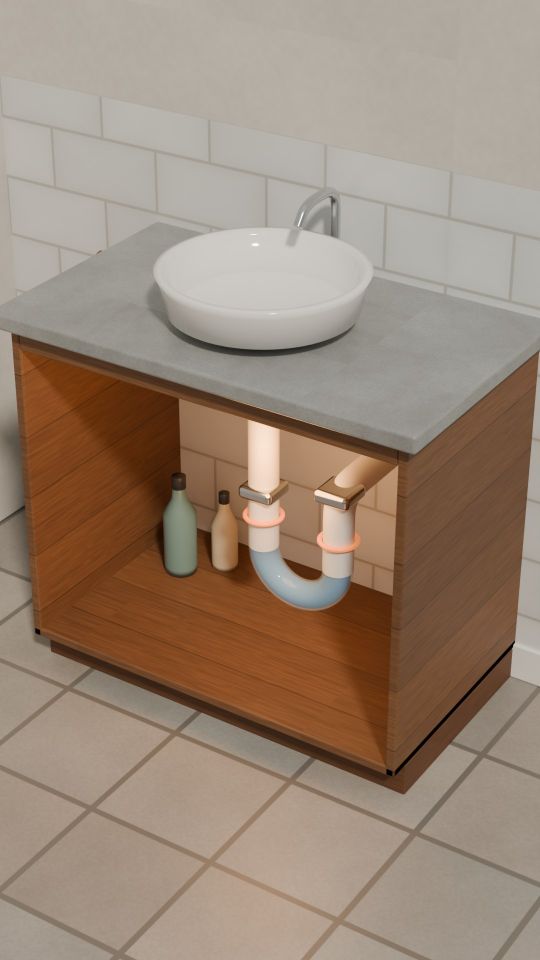
#> input picture pilot/p0/out/blender/S1_establish_s64.jpg, 1080 x 1920 px, given in place of S1_establish_s64.png, which was not available (shown at 1/2 size)
$ python make_plates.py
#> lines starting #> are read from the running program, lines starting #| are printed output that depends on the picture
#!/usr/bin/env python3
"""Membuat plat berlapis untuk benchmark dari render P0 (beauty + kedalaman). Deterministik, tanpa AI.
Plat = latar penuh + irisan kedalaman (alpha berbulu) + versi blur (LOD) untuk rack focus.
Pakai: python3 scripts/make_plates.py   (butuh pilot/p0/out/blender/*.png)"""
import os, numpy as np
from PIL import Image, ImageFilter
HERE = os.path.dirname(os.path.abspath(__file__)); P0 = os.path.join(HERE, '../../p0/out/blender'); OUT = os.path.join(HERE, '../public/plates')
os.makedirs(OUT, exist_ok=True)

def depth(name):
    return np.asarray(Image.open(f'{P0}/depth_{name}.png')).astype(np.float64) / 65535.0 * 8.0 + 1.0

def blur_rgba(im, r):
    a = np.asarray(im).astype(np.float64); rgb = a[..., :3] * (a[..., 3:] / 255.0)
    pm = Image.fromarray(np.dstack([rgb, a[..., 3]]).astype(np.uint8), 'RGBA').filter(ImageFilter.GaussianBlur(r))
    b = np.asarray(pm).astype(np.float64); al = np.maximum(b[..., 3:], 1e-3) / 255.0
    return Image.fromarray(np.dstack([np.clip(b[..., :3] / al, 0, 255), b[..., 3]]).astype(np.uint8), 'RGBA')

def build(tag, beauty_file, depth_name, cuts, blur_lod):
#> called with tag = 's1', beauty_file = 'S1_establish_s64.png', depth_name = 'S1_establish', blur_lod = 0
    img = Image.open(f'{P0}/{beauty_file}').convert('RGB'); z = depth(depth_name)
#> in build, img is the input picture: PIL image 1080x1920 RGB; mean R, G, B 154, 134.9, 118.5
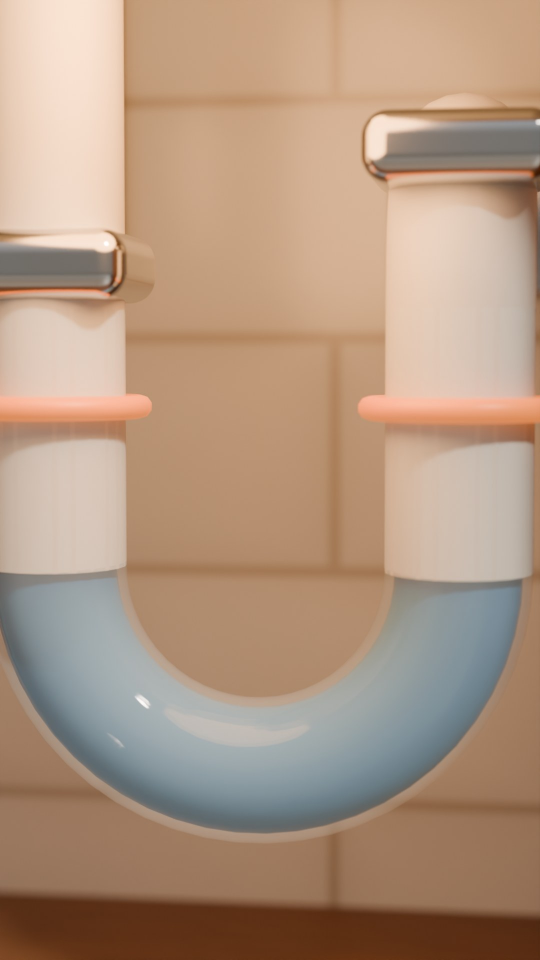
#> input picture pilot/p0/out/blender/S3_macro_s64.jpg, 1080 x 1920 px, given in place of depth_S1_establish.png, which was not available (shown at 1/2 size)
    qs = np.quantile(z, cuts)
#> qs = [1, 1.02, 1.02, 1.03]
    img.save(f'{OUT}/{tag}_bg.jpg', quality=93)
    if blur_lod: img.filter(ImageFilter.GaussianBlur(blur_lod)).save(f'{OUT}/{tag}_bg_blur.jpg', quality=93)
    names = []
    for i in range(len(qs) - 1):
        lo, hi = qs[i], qs[i + 1]
        m = ((z >= lo) & (z < hi if i < len(qs) - 2 else z <= hi)).astype(np.float32)
        m = np.asarray(Image.fromarray((m * 255).astype(np.uint8)).filter(ImageFilter.GaussianBlur(2.2)), np.float32)
        rgba = Image.fromarray(np.dstack([np.asarray(img), m]).astype(np.uint8), 'RGBA')
        rgba.save(f'{OUT}/{tag}_L{i}.png'); names.append(f'{tag}_L{i}')
        if blur_lod: blur_rgba(rgba, blur_lod).save(f'{OUT}/{tag}_L{i}_blur.png')
#> this loop made 3 passes
#> (lo, hi) on passes 1 to 3: (1, 1.02), (1.02, 1.02), (1.02, 1.03)
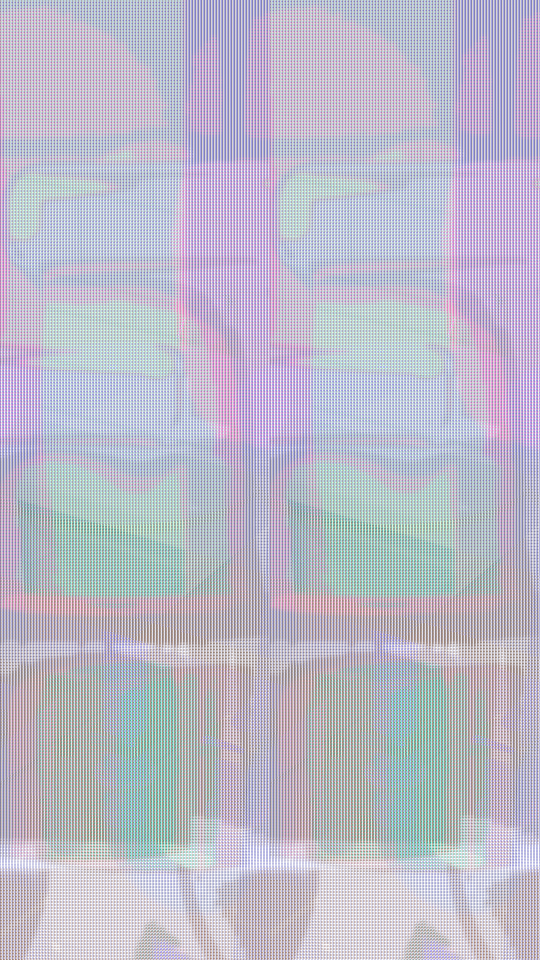
#> rgba: PIL image 1080x1920 RGBA (shown at 1/2 size); mean R, G, B, A 125.1, 139, 125.1, 139; transparent parts drawn white
#> after the loop, names = ['s1_L0', 's1_L1', 's1_L2']
    print(tag, 'zbands(m):', [round(float(q), 2) for q in qs])
#| s1 zbands(m): [1.0, 1.02, 1.02, 1.03]

build('s1', 'S1_establish_s64.png', 'S1_establish', [0, 0.30, 0.65, 1.0], 0)
build('s2', 'S2_medium_s64.png', 'S2_medium', [0, 0.30, 0.65, 1.0], 14)
#> call 2 of build, with tag = 's2', beauty_file = 'S2_medium_s64.png', depth_name = 'S2_medium', blur_lod = 14
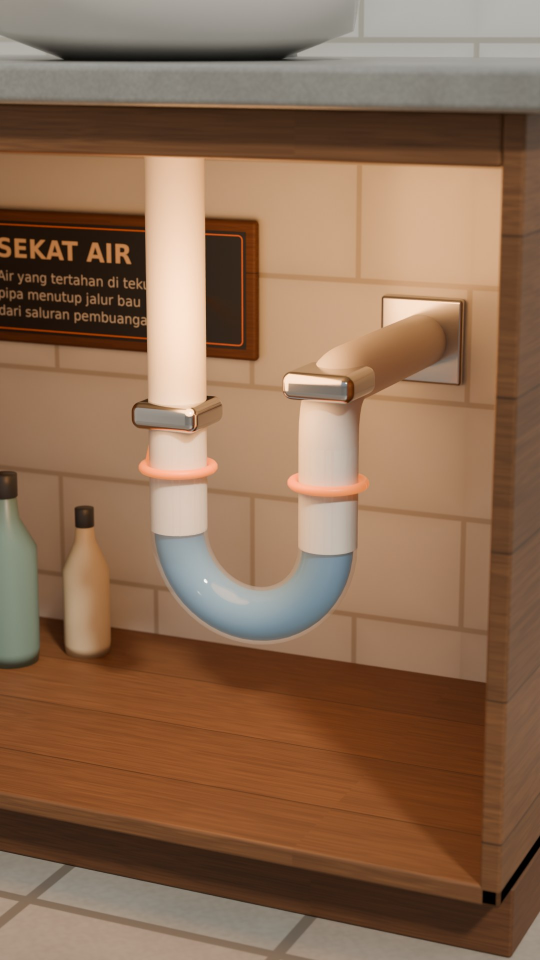
#> input picture pilot/p0/out/blender/S2_medium_s64.jpg, 1080 x 1920 px, given in place of S2_medium_s64.png, which was not available (shown at 1/2 size)
#> in build, img is the input picture: PIL image 1080x1920 RGB; mean R, G, B 138.8, 107.2, 82.8
#> the loop in build (call 2), `for i in range(len(qs) - 1):` made 3 passes
#> pass 1, in build (call 2), `rgba = Image.fromarray(np.dstack([np.asarray(img), m]).astype(np.uint8..`:
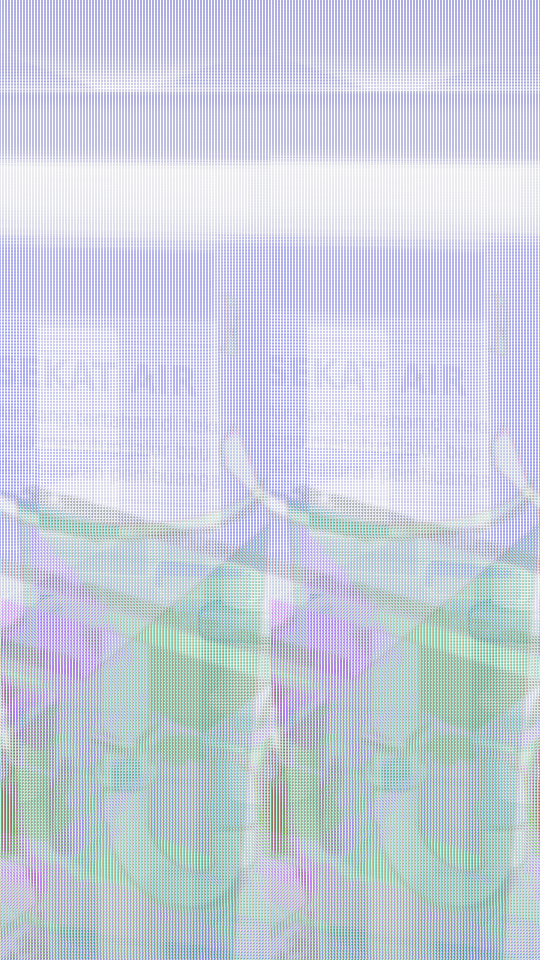
#> rgba: PIL image 1080x1920 RGBA (shown at 1/2 size); mean R, G, B, A 109.5, 91.4, 109.5, 91.4; transparent parts drawn white
#> after the loop in build (call 2), `for i in range(len(qs) - 1):`:
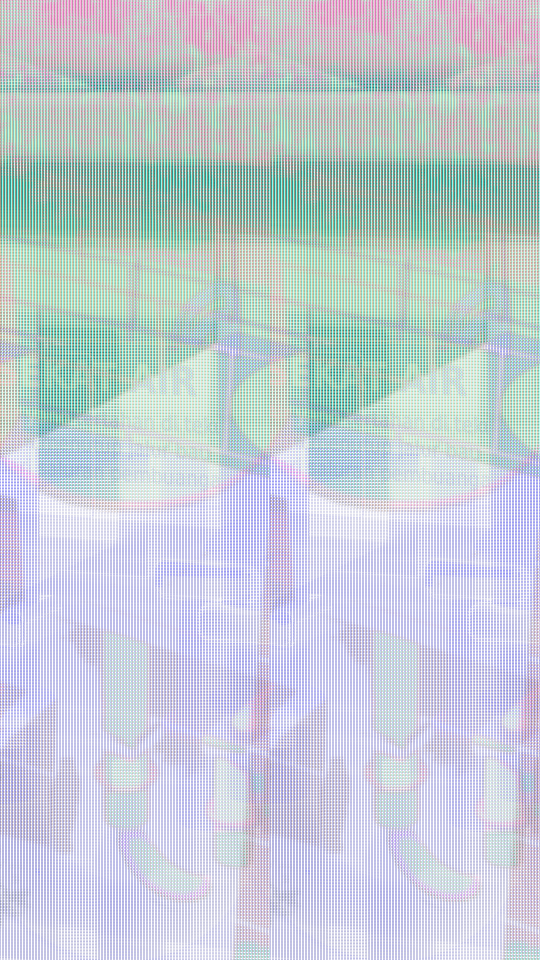
#> rgba: PIL image 1080x1920 RGBA (shown at 1/2 size); mean R, G, B, A 123.4, 114.3, 123.4, 114.3; transparent parts drawn white
#> after the loop in build (call 2), `for i in range(len(qs) - 1):`: names = ['s2_L0', 's2_L1', 's2_L2']
#| s2 zbands(m): [1.0, 1.02, 1.02, 1.03]
build('s4', 'S4_high_s64.png', 'S4_high', [0, 1.0], 0)
#> call 3 of build, with tag = 's4', beauty_file = 'S4_high_s64.png', depth_name = 'S4_high', blur_lod = 0
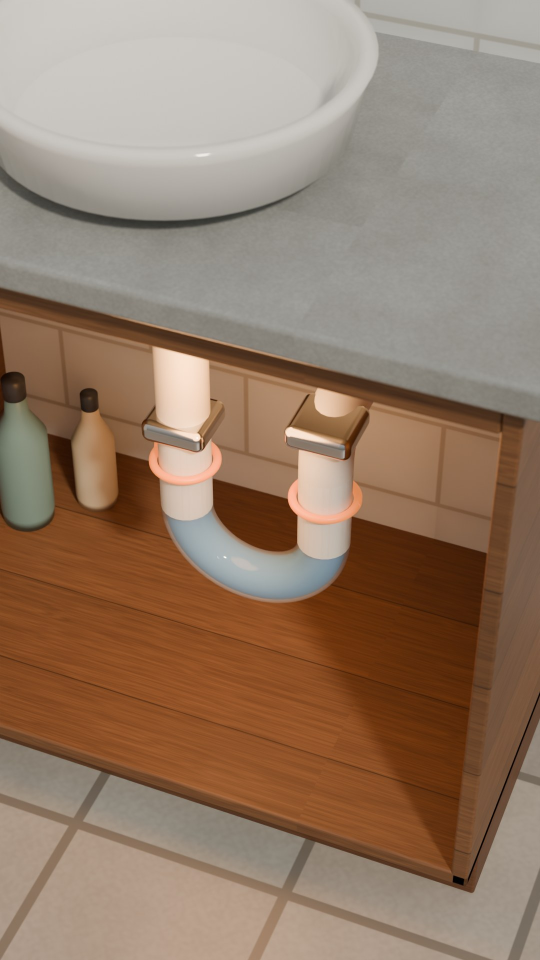
#> input picture pilot/p0/out/blender/S4_high_s64.jpg, 1080 x 1920 px, given in place of S4_high_s64.png, which was not available (shown at 1/2 size)
#> in build, img is the input picture: PIL image 1080x1920 RGB; mean R, G, B 148, 123.6, 104.2
#> in build (call 3), `qs = np.quantile(z, cuts)`: qs = [1, 1.03]
#> the loop in build (call 3), `for i in range(len(qs) - 1):` made 1 pass
#> pass 1, in build (call 3), `rgba = Image.fromarray(np.dstack([np.asarray(img), m]).astype(np.uint8..`:
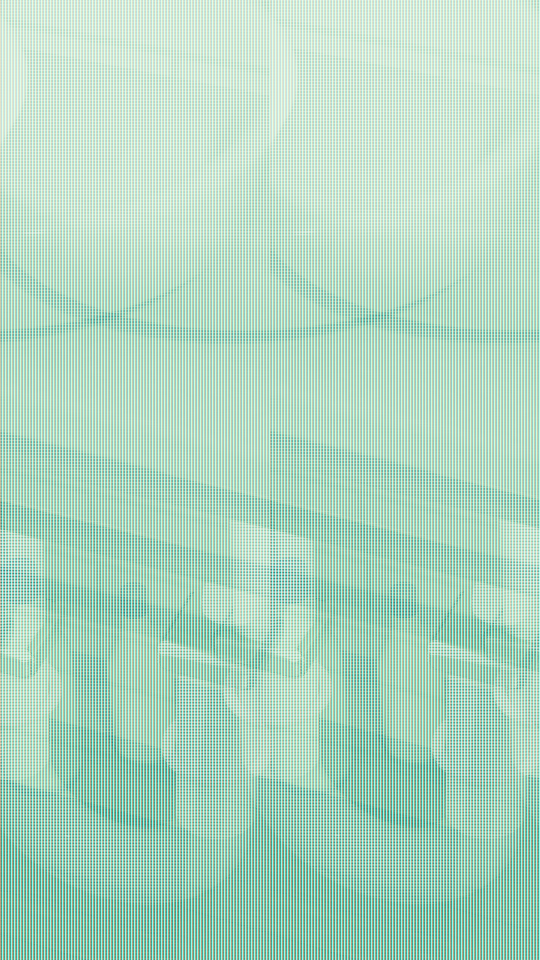
#> rgba: PIL image 1080x1920 RGBA (shown at 1/2 size); mean R, G, B, A 174.6, 214.4, 174.6, 214.4; transparent parts drawn white
#> after the loop in build (call 3), `for i in range(len(qs) - 1):`: names = ['s4_L0']
#| s4 zbands(m): [1.0, 1.03]
